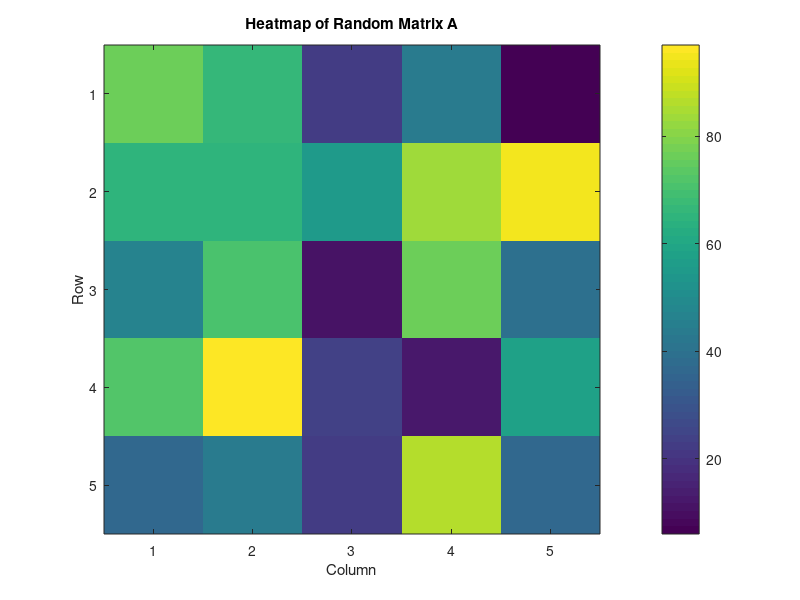

The MATLAB script that drew this image:
% Random Practice MATLAB Code

% Generate a random matrix of size 5x5
A = randi(100, 5, 5);

% Calculate the mean and standard deviation of each column
col_mean = mean(A);
col_std = std(A);

% Find the maximum value and its position
[max_val, idx] = max(A(:));
[row, col] = ind2sub(size(A), idx);

% Display results
disp('Random Matrix A:');
disp(A);
fprintf('Column means: %s\n', mat2str(col_mean));
fprintf('Column standard deviations: %s\n', mat2str(col_std));
fprintf('Maximum value: %d at position (%d, %d)\n', max_val, row, col);

% Plot the matrix as a heatmap
figure;
imagesc(A);
colorbar;
title('Heatmap of Random Matrix A');
xlabel('Column');
ylabel('Row');